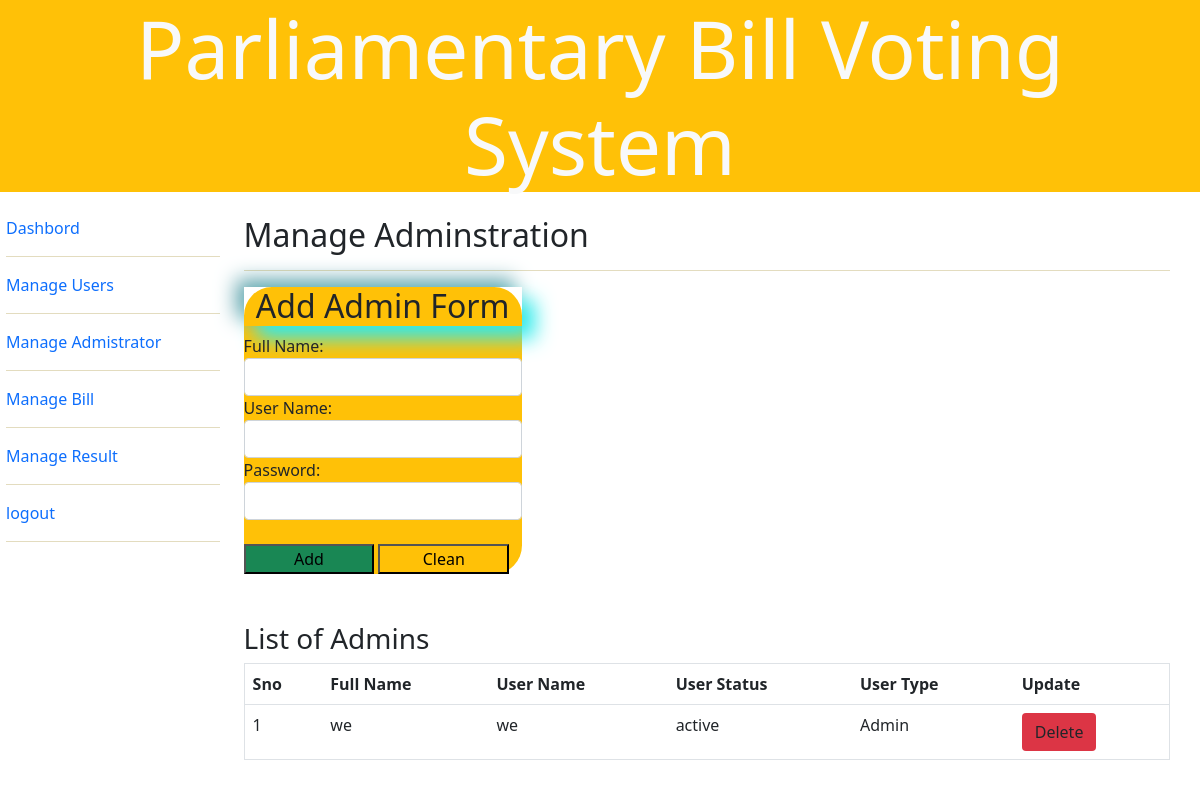
Screenshot of /manage_admin.php (signed in) with the database file from the repository.
### tables this page shows
CREATE TABLE IF NOT EXISTS `userz` (
  `uid` int(11) NOT NULL AUTO_INCREMENT,
  `username` varchar(50) NOT NULL,
  `fullname` varchar(50) NOT NULL,
  `phone` int(11) NOT NULL,
  `passwordz` varchar(255) NOT NULL,
  `usertype` varchar(50) NOT NULL DEFAULT 'user',
  `statuz` varchar(50) NOT NULL DEFAULT 'inactive',
  PRIMARY KEY (`uid`)
);

### manage_admin.php (the view, shortened to what this page needs)
<!DOCTYPE html>
<html>
<head>
	<link rel="stylesheet" type="text/css" href="bootstrap/css/bootstrap.min.css">
	<link rel="stylesheet" type="text/css" href="bootstrap/css/style.css">
</head>
<body>
<div class="jumbotron bg-warning ">
  <h1 class="text-center display-1 text-light mb-4">Parliamentary Bill Voting System</h1>
</div>
<div class="all">
	<div class="left">
		<?php include_once("aleft.php"); ?>
	</div>
	<div class="right">
        <h2>Manage Adminstration</h2><hr>
        <fieldset class="bg-warning">
						<form action="manage_admin.php" method="POST">
								<h2>Add Admin Form</h2>
								Full Name: <input type="text" name="fname" class="form-control">
								User Name: <input type="text" name="uname" class="form-control">
								Password: <input type="Password" name="pass" class="form-control">	<br>
								<input type="submit" name="reg" value="Add" class="bg-success">
								<input type="reset" name="" value="Clean" class="bg-warning">
						</form>
                        </fieldset>	<br><br>
                        <h3>List of Admins</h3>
                        <table border="1" class="table">
									<tr>
										<th>Sno</th>
										<th>Full Name</th>
										<th>User Name</th>
										<th>User Status</th>
										<th>User Type</th>
										<th colspan="2">Update</th>
									</tr>
									<tr>
										<?php
												require_once("connect.php");
											$s=1;
											$select = "SELECT * FROM userz WHERE usertype='Admin'";
											$query = mysqli_query($con,$select);
											while($array = mysqli_fetch_array($query)){
												$fn = $array['fullname'];
												$un = $array['username'];
												$st = $array['statuz'];
												$ut = $array['usertype'];
												$id = $array['uid'];
												echo "<td>$s</td>
												<td>$fn</td>
												<td>$un</td>
												<td>$st</td>
												<td>$ut</td>
												<td><a href='delete_user.php?roja=$id' class='btn bg-danger'>Delete</a></td>
												</tr>";
												$s++;
											}
										?>
								</table>
	</div>
</div>
</body>
</html>

### manage_admin.php (style rules this page uses)
.all { margin:0.5%; }
.left { float:left; width:18%; }
.right { float:right; width:82%; padding:0 2%; }
fieldset { width:30%; margin: auto; padding: 15px 20px; border-radius: 10%; opacity: 1; }

### aleft.php (style rules this page uses)
hr { color: #8f7503; }

### rows the page displays
userz: fullname "we", username "we", statuz "active", usertype "Admin"
